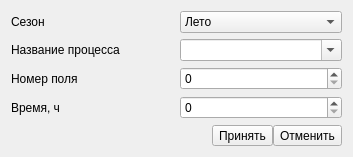
<?xml version="1.0" encoding="UTF-8"?>
<ui version="4.0">
 <class>FieldDescrWidget</class>
 <widget class="QDialog" name="FieldDescrWidget">
  <property name="geometry">
   <rect>
    <x>0</x>
    <y>0</y>
    <width>353</width>
    <height>141</height>
   </rect>
  </property>
  <property name="windowTitle">
   <string>Свойства процесса</string>
  </property>
  <layout class="QGridLayout" name="gridLayout_2">
   <item row="0" column="0">
    <layout class="QGridLayout" name="gridLayout">
     <item row="0" column="1">
      <widget class="QComboBox" name="seasoncb">
       <property name="currentIndex">
        <number>2</number>
       </property>
       <item>
        <property name="text">
         <string>Зима</string>
        </property>
       </item>
       <item>
        <property name="text">
         <string>Весна</string>
        </property>
       </item>
       <item>
        <property name="text">
         <string>Лето</string>
        </property>
       </item>
       <item>
        <property name="text">
         <string>Осень</string>
        </property>
       </item>
      </widget>
     </item>
     <item row="1" column="1">
      <widget class="QComboBox" name="processcb">
       <property name="editable">
        <bool>true</bool>
       </property>
      </widget>
     </item>
     <item row="1" column="0">
      <widget class="QLabel" name="label">
       <property name="text">
        <string>Название процесса</string>
       </property>
      </widget>
     </item>
     <item row="2" column="0">
      <widget class="QLabel" name="label_2">
       <property name="text">
        <string>Номер поля</string>
       </property>
      </widget>
     </item>
     <item row="2" column="1">
      <widget class="QSpinBox" name="fnumbersp"/>
     </item>
     <item row="0" column="0">
      <widget class="QLabel" name="label_3">
       <property name="text">
        <string>Сезон</string>
       </property>
      </widget>
     </item>
     <item row="3" column="0">
      <widget class="QLabel" name="label_4">
       <property name="text">
        <string>Время, ч</string>
       </property>
      </widget>
     </item>
     <item row="3" column="1">
      <widget class="QSpinBox" name="hoursb"/>
     </item>
    </layout>
   </item>
   <item row="1" column="0">
    <layout class="QHBoxLayout" name="horizontalLayout_3">
     <property name="spacing">
      <number>0</number>
     </property>
     <property name="sizeConstraint">
      <enum>QLayout::SetDefaultConstraint</enum>
     </property>
     <property name="bottomMargin">
      <number>0</number>
     </property>
     <item>
      <spacer name="horizontalSpacer_6">
       <property name="orientation">
        <enum>Qt::Horizontal</enum>
       </property>
       <property name="sizeHint" stdset="0">
        <size>
         <width>40</width>
         <height>20</height>
        </size>
       </property>
      </spacer>
     </item>
     <item>
      <widget class="QToolButton" name="addBtn">
       <property name="text">
        <string>Принять</string>
       </property>
      </widget>
     </item>
     <item>
      <widget class="QToolButton" name="cancelBtn">
       <property name="text">
        <string>Отменить</string>
       </property>
      </widget>
     </item>
    </layout>
   </item>
  </layout>
  <zorder>layoutWidget</zorder>
  <zorder>label</zorder>
  <zorder>processcb</zorder>
  <zorder>label_2</zorder>
  <zorder>fnumbersp</zorder>
  <zorder>seasoncb</zorder>
  <zorder>label_3</zorder>
  <zorder>horizontalSpacer_6</zorder>
 </widget>
 <resources/>
 <connections/>
</ui>
